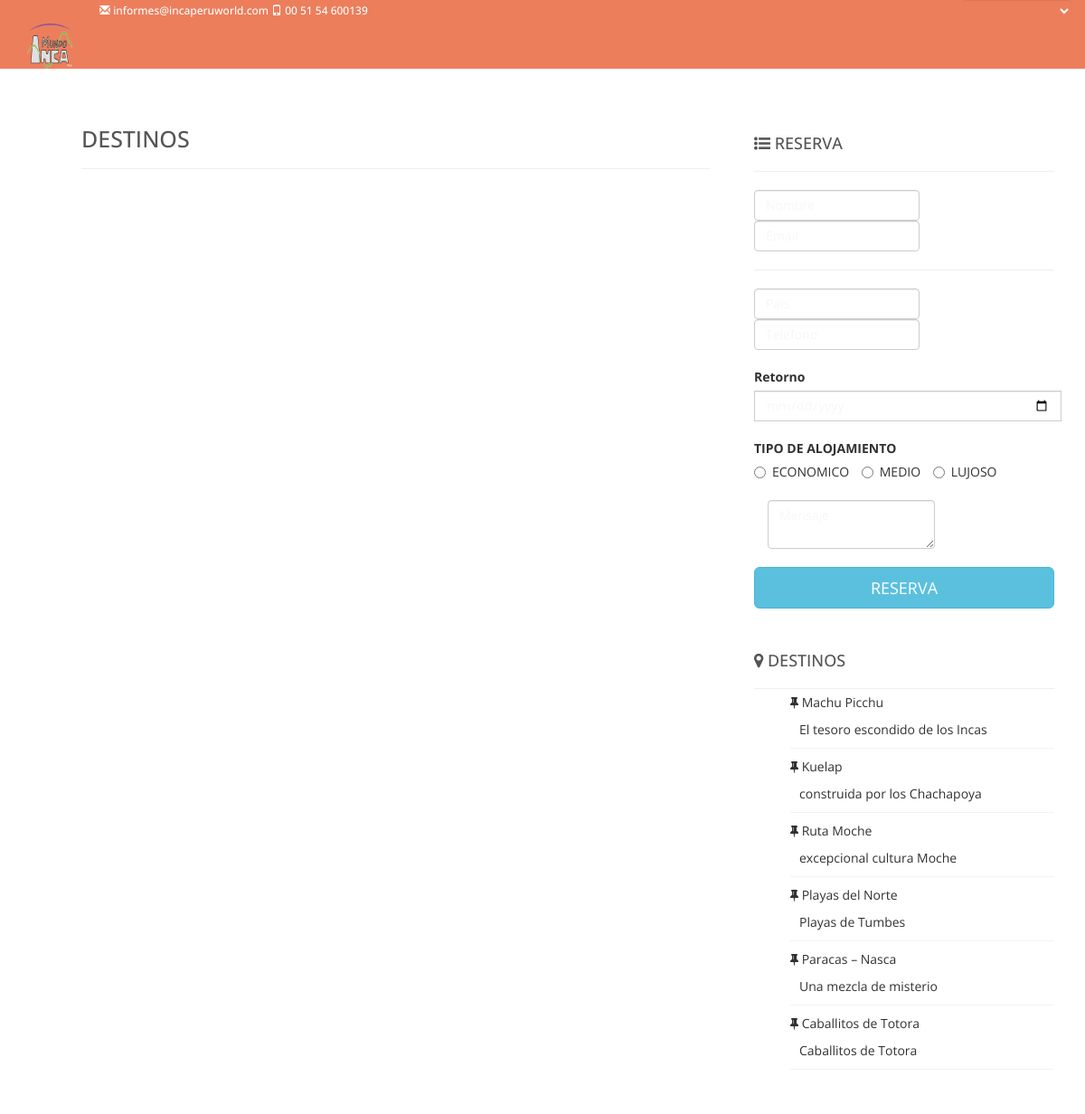
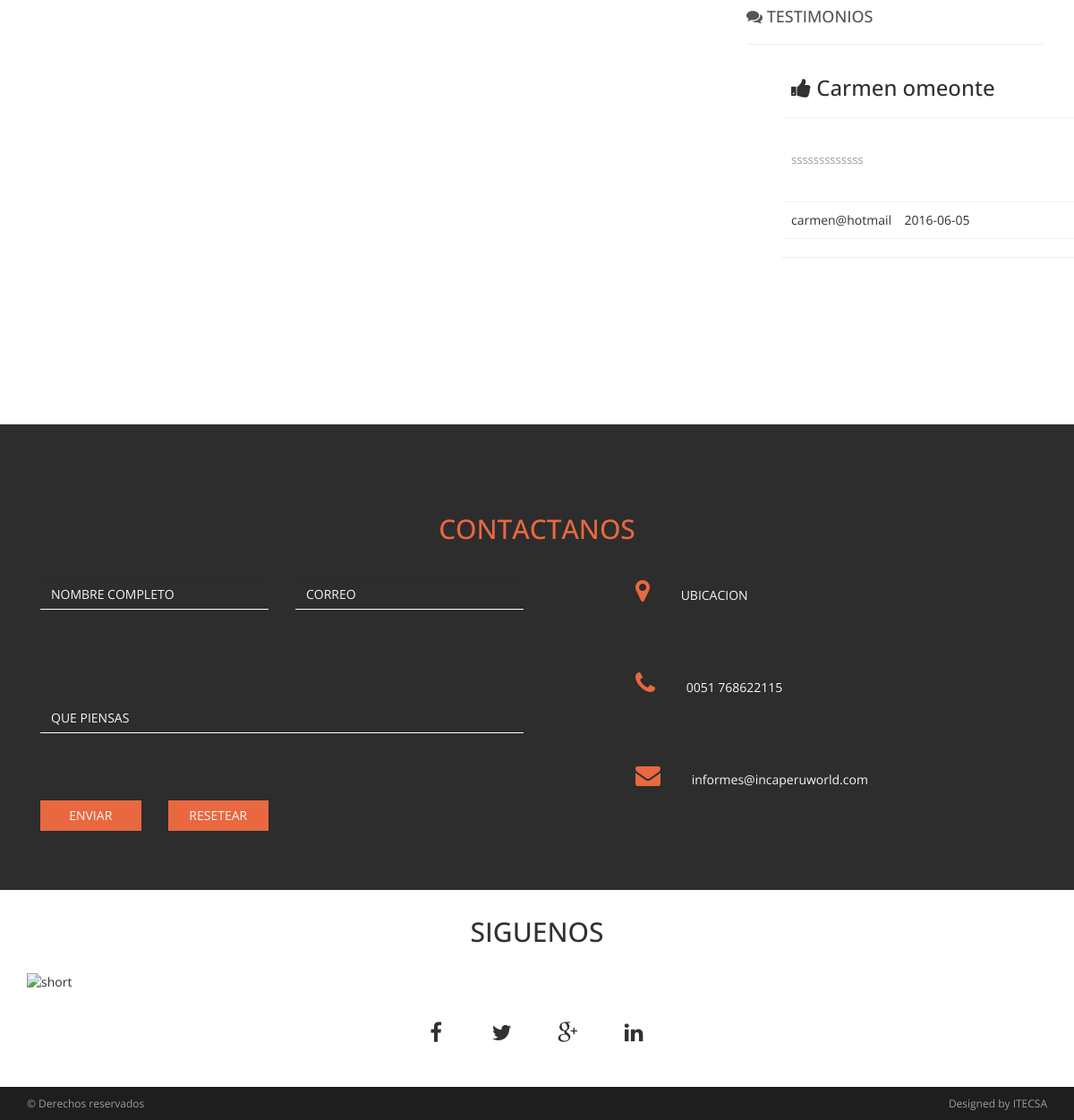
The page /Listadestinos.php on the database its author committed (2 pictures, top to bottom).
### tables this page shows
CREATE TABLE `controlestags` (
  `idControl` mediumint(9) NOT NULL AUTO_INCREMENT,
  `tipoTag` varchar(50) DEFAULT NULL,
  `nombre` text,
  `identificador` varchar(100) DEFAULT NULL,
  `idioma_id` int(11) DEFAULT NULL,
  PRIMARY KEY (`idControl`),
  KEY `id` (`idioma_id`),
  CONSTRAINT `controlestags_ibfk_1` FOREIGN KEY (`idioma_id`) REFERENCES `idioma` (`id`)
);

CREATE TABLE `destino` (
  `id` int(11) NOT NULL AUTO_INCREMENT,
  `nombre` varchar(255) DEFAULT NULL,
  `etiqueta` varchar(255) DEFAULT NULL,
  `detalle` text,
  `foto` varchar(255) DEFAULT NULL,
  `mapa` text,
  `clima` text,
  `comollegar` text,
  `servicios` text,
  `idioma_id` int(11) DEFAULT NULL,
  `estado` tinyint(1) DEFAULT NULL,
  PRIMARY KEY (`id`),
  KEY `idioma_id` (`idioma_id`),
  CONSTRAINT `destino_ibfk_1` FOREIGN KEY (`idioma_id`) REFERENCES `idioma` (`id`)
);

CREATE TABLE `testimonio` (
  `id` int(11) NOT NULL AUTO_INCREMENT,
  `nombre` varchar(255) DEFAULT NULL,
  `correo` varchar(255) DEFAULT NULL,
  `fecha` date DEFAULT NULL,
  `detalle` text,
  `foto` varchar(255) DEFAULT NULL,
  `idioma_id` int(11) DEFAULT NULL,
  `estado` tinyint(1) DEFAULT NULL,
  PRIMARY KEY (`id`),
  KEY `idioma_id` (`idioma_id`),
  CONSTRAINT `testimonio_ibfk_1` FOREIGN KEY (`idioma_id`) REFERENCES `idioma` (`id`)
);

### adminWeb/backend/models/ControlesTag.php (called while the page is built, shortened)
<?php
class ControlesTags
{
    public function ListarTagsLavelStr($idIdioma,$link,$control)
    {
        $this->pdo = new Conexion();
        try
        {
            $result = array();
            $stm = $this->pdo->prepare('SELECT *  FROM controlestags  WHERE idioma_id='.$idIdioma.' AND tipoTag="'.$link.'"  and identificador = "'.$control.'"' );
            $stm->execute();
            foreach($stm->fetchAll(PDO::FETCH_ASSOC) as $r)
            {
               array_push($result,$r);
            }
            $data="";
            for ($i=0; $i <count($result) ; $i++) {
                $data=$result[$i]['nombre'];
            }
            return $data;
        }
        catch (Exception $ex)
        {
            die($ex->getMessage());
        }
    }
}
?>

### adminWeb/backend/models/Destino.php (called while the page is built, shortened)
<?php
class Destino
{
    public function ListarDestinoArrayTodo()
    {
        $this->pdo = new Conexion();
        try
        {
            $result = array();
            $stm = $this->pdo->prepare('SELECT nombre, etiqueta  FROM destino WHERE estado=1 ');
            $stm->execute();
            foreach($stm->fetchAll(PDO::FETCH_ASSOC) as $r)
            {
                array_push($result, $r);
            }
            return $result;
        }
        catch (Exception $ex)
        {
            die($ex->getMessage());
        }
    }
}
?>

### adminWeb/backend/models/Testimonio.php (called while the page is built, shortened)
<?php
class Testimonio
{
     public function ListarArray()
    {
        $this->pdo = new Conexion();
        try
        {
            $result = array();
            $stm = $this->pdo->prepare('SELECT t.id,t.nombre,t.correo,t.fecha,t.detalle,t.foto,t.idioma_id,t.estado,i.nombre AS idioma_nombre FROM testimonio t INNER JOIN idioma i ON i.id=t.idioma_id WHERE t.estado=1');
            $stm->execute();
            foreach($stm->fetchAll(PDO::FETCH_ASSOC) as $r)
            {
                array_push($result,$r);
            }
            return $result;
        }
        catch (Exception $ex)
        {
            die($ex->getMessage());
        }
    }
}
?>

### Listadestinos.php (the view, shortened to what this page needs)
<?php
require_once 'adminWeb/backend/models/Destino.php';
require_once 'adminWeb/backend/models/Testimonio.php';
require_once 'adminWeb/backend/models/ControlesTag.php';
if (isset($_SESSION["idIdioma"])) {
$idIdiomaTags=$_SESSION["idIdioma"];
}
else{
	$idIdiomaTags="3";
}
?>
<!DOCTYPE html>
<html lang="es">
	<head>
        <link href="css/bootstrap.min.css" rel="stylesheet">
        <link href="font-awesome/css/font-awesome.min.css" rel="stylesheet" type="text/css">
		<link rel="stylesheet" href="css/patros.css" >
		<link rel="stylesheet" type="text/css" href="css/cssPropios.css">
	</head>
	<body data-spy="scroll">
		<div class="container-fluid navbar-fixed-top" style="height: 25px; z-index:100;">
				<div class="row">
					<div class="col-md-3 col-xs-12" style="padding-right: 0px; padding-left: 110px; color: #fff;">
						<h6 id="correoFijo" ><span class="glyphicon glyphicon-envelope"> </span> informes@incaperuworld.com</h6>
					</div>
					<div class="col-md-7 col-xs-12" style="padding-left: 0px; ">
						<h6 style="float: left; color: #fff; margin-top: 4px;"><span class="glyphicon glyphicon-phone"> </span> 00 51 54 600139</h6>
					</div>
					<div class="col-md-2 col-xs-12">
						<select id="idiomas" class="form-control" >
						</select>
					</div>
				</div>
		</div>
		<nav class="navbar navbar-inverse navbar-fixed-top" style="z-index:1; margin-bottom: 0px; padding-bottom: 0px;">
			<div class="container">
				<div class="navbar-header">
					<div id="logo-div" style="margin-top: 10px;">
					   <a id="logo-img" href="index.html" >
					      <img style=" width:50px; height:50px;" src="adminWeb/images/logo.png" >
					   </a>
					</div>
				</div>
				<div class="collapse navbar-collapse" id="bs-example-navbar-collapse-1">
					<div class="miMenu" style="float: right;">
						<nav>
						</nav>
				</div>
			</div>
		</nav>
		<section class="container-fluid blog" >
			<div class="row">
		        <div class="col-md-8" style=" padding-left: 90px;">
		            <h1 class="page-header sidebar-title">
		                <?php  $listaTagsDestinos=new ControlesTags();
				 			echo $reservas=$listaTagsDestinos->ListarTagsLavelStr($idIdiomaTags,'H2Lavel','h2_destinos');
							?>
		            </h1>
		        </div>
		            <aside class="col-md-4 sidebar-padding">
		                <div class="blog-sidebar">
		                    <h4 class="sidebar-title"><i class="fa fa-list-ul"></i> <?php  $listaTagsDestinos=new ControlesTags();
				 			echo $reservas=$listaTagsDestinos->ListarTagsLavelStr($idIdiomaTags,'H2LavelDestinos','txt_reserva');
							?>	</h4>
		                    <hr>
		                    <div id="div_reservas">
		    				<form class="form-inline" >
		    					<div class="form-group">
									<input id="" name="" type="text" placeholder="Nombre" class="form-control">
								</div>
								<div class="form-group" >
									<input id="" name="" type="email" placeholder="Email" class="form-control">
								</div>
								<hr>
								<div class="form-group">
									<input id="" name="" type="text" placeholder="Pais" class="form-control">
								</div>
		    				    <div class="form-group">
									<input id="" name="" type="text" placeholder="Telefono" class="form-control input-md">
								</div>
								<br>
								<br>
								<div class="form-group">
									<label><?php  $listaTagsDestinos=new ControlesTags();
				 			echo $reservas=$listaTagsDestinos->ListarTagsLavelStr($idIdiomaTags,'H2LavelAll','cap_retorno');
							?></label>
									<br>
					                <div class='input-group date' id='datetimepicker1' style="width: 340px; z-index:0;">
					                    <input type='date' class="form-control" />
					                </div>
					            </div>
								<br>
								<br>
								<div class="form-group">
						            <label class="text" for=""><?php  $listaTagsDestinos=new ControlesTags();
				 			echo $reservas=$listaTagsDestinos->ListarTagsLavelStr($idIdiomaTags,'H2LavelDestinos','txt_alojamiento');
							?></label>
									<br>
						            <label class="radio-inline">
									  <input type="radio" name="inlineRadioOptions" id="inlineRadio1" value="option1"> <?php  $listaTagsDestinos=new ControlesTags();
				 			echo $reservas=$listaTagsDestinos->ListarTagsLavelStr($idIdiomaTags,'H2LavelDestinos','txt_economico');
							?>
									</label>
									<label class="radio-inline">
									  <input type="radio" name="inlineRadioOptions" id="inlineRadio2" value="option2"> <?php  $listaTagsDestinos=new ControlesTags();
				 			echo $reservas=$listaTagsDestinos->ListarTagsLavelStr($idIdiomaTags,'H2LavelDestinos','txt_medio');
							?>
									</label>
									<label class="radio-inline">
									  <input type="radio" name="inlineRadioOptions" id="inlineRadio3" value="option3"> <?php  $listaTagsDestinos=new ControlesTags();
				 			echo $reservas=$listaTagsDestinos->ListarTagsLavelStr($idIdiomaTags,'H2LavelDestinos','txt_lujoso');
							?>
									</label>
								</div>
								<br>
								<br>
		            		 	<div class="form-group">
										<label class="col-md-12 control-label" for="textarea"></label>
					  					<div class="col-md-12">
											<textarea class="form-control" id="textarea" name="textarea">Mensaje</textarea>
										</div>
								</div>
								<br>
								<br>
								<div align="center">
			    					<button class="btn btn-info btn-lg btn-block"><?php  $listaTagsDestinos=new ControlesTags();
				 			echo $reservas=$listaTagsDestinos->ListarTagsLavelStr($idIdiomaTags,'H2LavelDestinos','txt_reserva');
							?></button>
								</div>
							</form>
						</div>
		                </div>
		                <div class="blog-sidebar">
		                    <h4 class="sidebar-title"><i class="fa fa-map-marker"> </i> <?php  $listaTagsDestinos=new ControlesTags();
				 			echo $reservas=$listaTagsDestinos->ListarTagsLavelStr($idIdiomaTags,'H2Lavel','h2_destinos');
							?></h4>
		                    <hr style="margin-bottom: 5px;">
		                    <div id=div_destinos>
								<?php
									$destinos = new Destino();
									$DestinoListaTotal=$destinos->ListarDestinoArrayTodo();
									for ($i=0; $i <count($DestinoListaTotal) ; $i++) {
										echo " <ul><i class='fa fa-thumb-tack' aria-hidden='true'> </i>  ".$DestinoListaTotal[$i]['nombre']."
													<li>
													".$DestinoListaTotal[$i]['etiqueta']."
													</li>
											</ul>";
									}
								?>
							</div>
		                </div>
		                <div class="blog-sidebar">
		                    <h4 class="sidebar-title"><i class="fa fa-comments"></i> <?php  $listaTagsDestinos=new ControlesTags();
				 			echo $reservas=$listaTagsDestinos->ListarTagsLavelStr($idIdiomaTags,'H2LavelDestinos','txt_testimonios');
							?></h4>
		                    <hr style="margin-bottom: 5px;">
							<div id="div_testimonios">
								<div style="width: 380px; height: 400px; overflow-y: scroll;">
									<ul>
								<?php
								$dataTestimonio=new Testimonio();
								$testimonioLista=$dataTestimonio->ListarArray();
								for ($i=0; $i <count($testimonioLista) ; $i++) {
									echo "<li><h3><i class='fa fa-thumbs-up' aria-hidden='true'>&nbsp</i>".$testimonioLista[$i]['nombre']."</h3></li>";
									echo "<li>".$testimonioLista[$i]['detalle']."</li>";
									echo "<li>".$testimonioLista[$i]['correo']."&nbsp &nbsp ".$testimonioLista[$i]['fecha']."</li> <hr>";
								}
								?>
								</ul>
								</div>
							</div>
						</div>
					</aside>
				</div>
		    </section>
		<section id="contact">
			<div class="container">
				<div class="row">
					<div class="col-md-12">
						<div class="col-lg-12">
							<div class="text-center color-elements">
							<h2><?php  $listaTagsDestinos=new ControlesTags();
				 			echo $reservas=$listaTagsDestinos->ListarTagsLavelStr($idIdiomaTags,'H2LavelDestinos','txt_contacto');
							?></h2>
							</div>
						</div>
						<div class="col-lg-6 col-md-8">
							<form class="inline" id="contactForm" method="post" >
								<div class="row">
									<div class="col-sm-6 height-contact-element">
										<div class="form-group">
											<input type="text" name="first_name" class="form-control custom-labels" id="name" placeholder="<?php  $listaTagsDestinos=new ControlesTags();
				 			echo $reservas=$listaTagsDestinos->ListarTagsLavelStr($idIdiomaTags,'form_lvl','form_texto');
							?>" required data-validation-required-message="Please write your name!"/>
											<p class="help-block text-danger"></p>
										</div>
									</div>
									<div class="col-sm-6 height-contact-element">
										<div class="form-group">
											<input type="email" name="email" class="form-control custom-labels" id="email" placeholder="<?php  $listaTagsDestinos=new ControlesTags();
				 			echo $reservas=$listaTagsDestinos->ListarTagsLavelStr($idIdiomaTags,'form_lvl','form_email');
							?>" required data-validation-required-message="Please write your email!"/>
											<p class="help-block text-danger"></p>
										</div>
									</div>
									<div class="col-sm-12 height-contact-element">
										<div class="form-group">
											<input type="text" name="message" class="form-control custom-labels" id="message" placeholder="<?php  $listaTagsDestinos=new ControlesTags();
				 			echo $reservas=$listaTagsDestinos->ListarTagsLavelStr($idIdiomaTags,'form_lvl','form_pensando');
							?>" required data-validation-required-message="Please write a message!"/>
										</div>
									</div>
									<div class="col-sm-3 col-xs-6 height-contact-element">
										<div class="form-group">
											<input type="submit" class="btn btn-md btn-custom btn-noborder-radius" value="<?php  $listaTagsDestinos=new ControlesTags();
				 			echo $reservas=$listaTagsDestinos->ListarTagsLavelStr($idIdiomaTags,'form_lvl','form_envio');
							?>"/>
										</div>
									</div>
									<div class="col-sm-3 col-xs-6 height-contact-element">
										<div class="form-group">
											<button type="button" class="btn btn-md btn-noborder-radius btn-custom" name="reset"><?php  $listaTagsDestinos=new ControlesTags();
				 			echo $reservas=$listaTagsDestinos->ListarTagsLavelStr($idIdiomaTags,'form_lvl','form_resetear');
							?>
											</button>
										</div>
									</div>
									<div class="col-sm-3 col-xs-6 height-contact-element">
									</div>
									<div class="col-sm-12 contact-msg">
									</div>
								</div>
							</form>
						</div>
						<div class="col-lg-5 col-md-3 col-lg-offset-1 col-md-offset-1">
							<div class="row">
								<div class="col-md-12 height-contact-element">
									<div class="form-group">
										<i class="fa fa-2x fa-map-marker"></i>
										<span class="text"><?php  $listaTagsDestinos=new ControlesTags();
				 			echo $reservas=$listaTagsDestinos->ListarTagsLavelStr($idIdiomaTags,'form_lvl','form_ubicacion');
							?></span>
									</div>
								</div>
								<div class="col-md-12 height-contact-element">
									<div class="form-group">
										<i class="fa fa-2x fa-phone"></i>
										<span class="text">0051 768622115</span>
									 </div>
								 </div>
								<div class="col-md-12 height-contact-element">
									<div class="form-group">
										<i class="fa fa-2x fa-envelope"></i>
										<span class="text">informes@incaperuworld.com</span>
									</div>
								</div>
							</div>
						</div>
					</div>
				</div>
			</div>
		</section>
		<section id="follow-us">
			<div class="container">
				<div class="text-center height-contact-element">
					<h2><?php  $listaTagsDestinos=new ControlesTags();
				 			echo $reservas=$listaTagsDestinos->ListarTagsLavelStr($idIdiomaTags,'form_lvl','form_siguenos');
							?></h2>
				</div>
				<img class="img-responsive displayed" src="images/short.png" alt="short" />
				<div class="text-center height-contact-element">
					<ul class="list-unstyled list-inline list-social-icons">
						<li class="active"><a href="#"><i class="fa fa-facebook social-icons"></i></a></li>
						<li><a href="#"><i class="fa fa-twitter social-icons"></i></a></li>
						<li><a href="#"><i class="fa fa-google-plus social-icons"></i></a></li>
						<li><a href="#"><i class="fa fa-linkedin social-icons"></i></a></li>
					</ul>
				</div>
			</div>
		</section>
		<footer id="footer">
			<div class="container">
				<div class="row myfooter">
					<div class="col-sm-6"><div class="pull-left">
					© Derechos reservados
					</div></div>
					<div class="col-sm-6">
						<div class="pull-right">Designed by ITECSA</div>
					</div>
				</div>
			</div>
		</footer>
    </body>
</html>

### rows shown on the page
controlestags: nombre "DESTINOS"
controlestags: nombre "RESERVA"
controlestags: nombre "Retorno"
controlestags: nombre "TIPO DE ALOJAMIENTO"
controlestags: nombre "ECONOMICO"
controlestags: nombre "MEDIO"
controlestags: nombre "LUJOSO"
destino: nombre "Machu Picchu", etiqueta "El tesoro escondido de los Incas"
destino: nombre "Kuelap", etiqueta "construida por los Chachapoya"
destino: nombre "Ruta Moche", etiqueta "excepcional cultura Moche"
destino: nombre "Playas del Norte", etiqueta "Playas de Tumbes"
destino: nombre "Paracas – Nasca", etiqueta "Una mezcla de misterio"
destino: nombre "Caballitos de Totora", etiqueta "Caballitos de Totora"
controlestags: nombre "TESTIMONIOS"
testimonio: nombre "Carmen omeonte", detalle "sssssssssssss", correo "carmen@hotmail", fecha "2016-06-05"
controlestags: nombre "CONTACTANOS"
controlestags: first_name "NOMBRE COMPLETO"
controlestags: email "CORREO"
controlestags: message "QUE PIENSAS"
controlestags: nombre "ENVIAR"
controlestags: nombre "RESETEAR"
controlestags: nombre "UBICACION"
controlestags: nombre "SIGUENOS"
